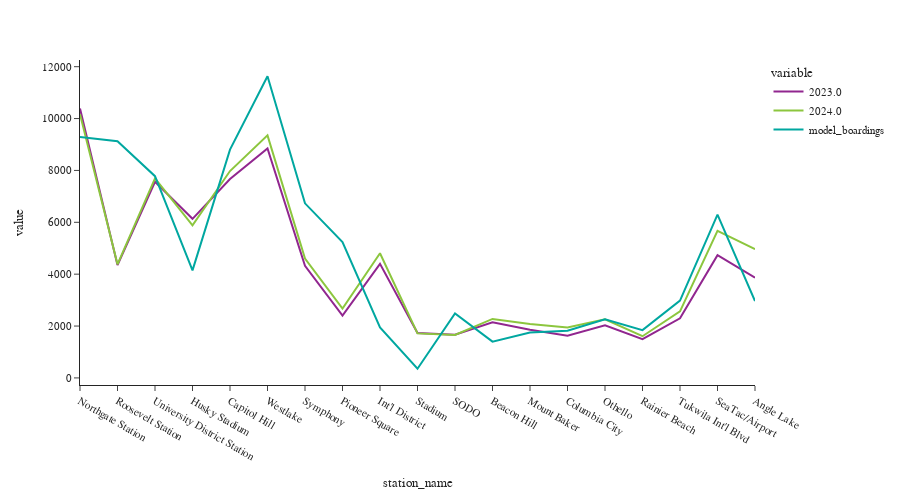

The cell this chart's notebook holds for it:
### Code cell
fig = px.line(df[[2023,2024,'model_boardings']])
fig.update_layout(height=500, width=900, font=dict(size=11),
                  yaxis_tickformat = '.00f')
fig.show()

### Figure 1 — Plotly figure (JSON) as saved in the notebook; plotly's stock layout.template omitted (floating-point values rounded to 4 significant figures)
{"data": [{"hovertemplate": "variable=2023.0<br>station_name=%{x}<br>value=%{y}<extra></extra>", "legendgroup": "2023.0", "line": {"color": "#91268F", "dash": "solid"}, "marker": {"symbol": "circle"}, "mode": "lines", "name": "2023.0", "orientation": "v", "showlegend": true, "type": "scatter", "x": ["Northgate Station", "Roosevelt Station", "University District Station", "Husky Stadium", "Capitol Hill", "Westlake", "Symphony", "Pioneer Square", "Int'l District", "Stadium", "SODO", "Beacon Hill", "Mount Baker", "Columbia City", "Othello", "Rainier Beach", "Tukwila Int'l Blvd", "SeaTac/Airport", "Angle Lake"], "xaxis": "x", "y": [10384, 4349, 7563, 6134, 7667, 8845, 4324, 2400, 4399, 1731, 1669, 2147, 1861, 1630, 2030, 1495, 2298, 4731, 3865], "yaxis": "y"}, {"hovertemplate": "variable=2024.0<br>station_name=%{x}<br>value=%{y}<extra></extra>", "legendgroup": "2024.0", "line": {"color": "#8CC63E", "dash": "solid"}, "marker": {"symbol": "circle"}, "mode": "lines", "name": "2024.0", "orientation": "v", "showlegend": true, "type": "scatter", "x": ["Northgate Station", "Roosevelt Station", "University District Station", "Husky Stadium", "Capitol Hill", "Westlake", "Symphony", "Pioneer Square", "Int'l District", "Stadium", "SODO", "Beacon Hill", "Mount Baker", "Columbia City", "Othello", "Rainier Beach", "Tukwila Int'l Blvd", "SeaTac/Airport", "Angle Lake"], "xaxis": "x", "y": [10171, 4380, 7694, 5879, 7977, 9351, 4599, 2672, 4808, 1717, 1656, 2274, 2078, 1942, 2261, 1608, 2567, 5670, 4963], "yaxis": "y"}, {"hovertemplate": "variable=model_boardings<br>station_name=%{x}<br>value=%{y}<extra></extra>", "legendgroup": "model_boardings", "line": {"color": "#00A7A0", "dash": "solid"}, "marker": {"symbol": "circle"}, "mode": "lines", "name": "model_boardings", "orientation": "v", "showlegend": true, "type": "scatter", "x": ["Northgate Station", "Roosevelt Station", "University District Station", "Husky Stadium", "Capitol Hill", "Westlake", "Symphony", "Pioneer Square", "Int'l District", "Stadium", "SODO", "Beacon Hill", "Mount Baker", "Columbia City", "Othello", "Rainier Beach", "Tukwila Int'l Blvd", "SeaTac/Airport", "Angle Lake"], "xaxis": "x", "y": [9288.0, 9125.0, 7779.0, 4145.0, 8801.0, 11630.0, 6732.0, 5235.0, 1950.0, 353.4, 2486.0, 1400.0, 1752.0, 1820.0, 2258.0, 1842.0, 2983.0, 6299.0, 2962.0], "yaxis": "y"}], "layout": {"font": {"size": 11}, "height": 500, "legend": {"title": {"text": "variable"}, "tracegroupgap": 0}, "margin": {"t": 60}, "width": 900, "xaxis": {"anchor": "y", "domain": [0, 1], "title": {"text": "station_name"}}, "yaxis": {"anchor": "x", "domain": [0, 1], "tickformat": ".00f", "title": {"text": "value"}}}}
